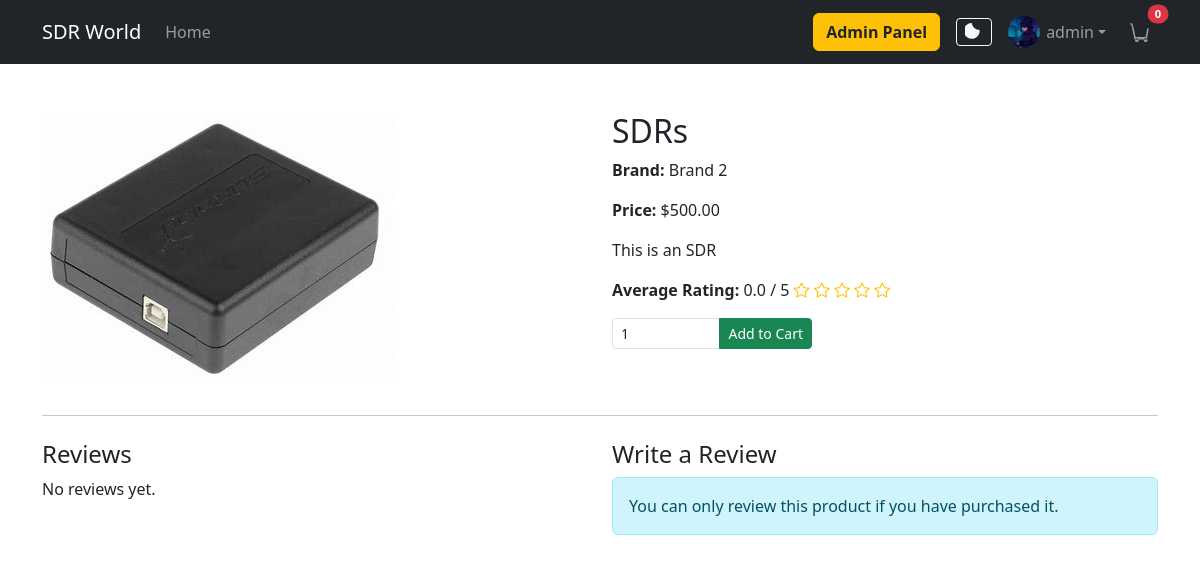
/product/18/ (signed in), run on the app's committed database.
### accounts/models.py (models this page shows, shortened)
class UserProfile(models.Model):
    user = models.OneToOneField(User, on_delete=models.CASCADE)
    address = models.CharField(max_length=255, blank=True)
    phone = models.CharField(max_length=20, blank=True)
    avatar = models.ImageField(upload_to='avatars/', blank=True, null=True)

### products/models.py (models this page shows, shortened)
class Product(models.Model):
    name = models.CharField(max_length=200)
    brand = models.CharField(max_length=100)
    price = models.DecimalField(max_digits=10, decimal_places=2)
    description = models.TextField()
    image = models.ImageField(upload_to='products/')
    category = models.ForeignKey(Category, related_name='products', on_delete=models.CASCADE)
    created_at = models.DateTimeField(auto_now_add=True)

### products/views.py (the view)
# urls.py: path('product/<int:pk>/', views.product_detail, name='product_detail'),
def product_detail(request, pk):
    product = get_object_or_404(Product, pk=pk)
    recently_viewed = request.session.get('recently_viewed', [])
    if pk not in recently_viewed:
        recently_viewed = [pk] + recently_viewed
        recently_viewed = recently_viewed[:10]  # Keep only last 10
        request.session['recently_viewed'] = recently_viewed
    reviews = Review.objects.filter(product=product).order_by('-created_at')
    avg_rating = reviews.aggregate(Avg('rating'))['rating__avg'] or 0
    review_form = ReviewForm()
    user_has_purchased = False
    user_review = None
    if request.user.is_authenticated:
        from cart.models import OrderItem
        user_has_purchased = OrderItem.objects.filter(
            order__user=request.user,
            order__status='completed',
            product=product
        ).exists()
        user_review = reviews.filter(user=request.user).first()
        if user_review:
            review_form = ReviewForm(instance=user_review)
        else:
            review_form = ReviewForm()
    return render(request, 'products/product_detail.html', {
        'product': product,
        'reviews': reviews,
        'avg_rating': avg_rating,
        'review_form': review_form,
        'user_has_purchased': user_has_purchased,
        'user_review': user_review,
    })

### reviews/forms.py
class ReviewForm(forms.ModelForm):
    class Meta:
        model = Review
        fields = ['rating', 'comment']
        widgets = {
            'rating': forms.RadioSelect(choices=[(i, str(i)) for i in range(1, 6)]),
            'comment': forms.Textarea(attrs={'rows': 3, 'placeholder': 'Write your review...'}),
        }

### cart/context_processors.py (called while the page is built)
def cart_count(request):
    if request.user.is_authenticated:
        return {'cart_count': CartItem.objects.filter(user=request.user).count()}
    return {'cart_count': 0}

### templates/products/product_detail.html (shortened to what this page needs)
{% extends 'base.html' %}
{% block content %}
<div class="container mt-5">
    <div class="row">
        <div class="col-md-6">
            {% if product.image %}
                <img src="{{ product.image.url }}" class="img-fluid mb-3" alt="{{ product.name }}">
            {% endif %}
        </div>
        <div class="col-md-6">
            <h2>{{ product.name }}</h2>
            <p><strong>Brand:</strong> {{ product.brand }}</p>
            <p><strong>Price:</strong> ${{ product.price }}</p>
            <p>{{ product.description }}</p>
            <div class="mb-3">
                <strong>Average Rating:</strong>
                <span id="avg-rating">{{ avg_rating|floatformat:1 }}</span> / 5
                <span class="text-warning">
                    {% for i in "12345" %}
                        {% if i|add:'0' <= avg_rating %}
                            <i class="bi bi-star-fill"></i>
                        {% else %}
                            <i class="bi bi-star"></i>
                        {% endif %}
                    {% endfor %}
                </span>
            </div>
            <form id="add-to-cart-form" class="mt-3" data-product-id="{{ product.id }}">
                <div class="input-group" style="max-width: 200px;">
                    <input type="number" name="quantity" value="1" min="1" class="form-control form-control-sm">
                    <button type="submit" class="btn btn-success btn-sm">Add to Cart</button>
                </div>
            </form>
        </div>
    </div>
    <hr>
    <div class="row mt-4">
        <div class="col-md-6">
            <h4>Reviews</h4>
            <div id="reviews-list">
                {% if reviews %}
                    {% for review in reviews %}
                        <div class="border rounded p-2 mb-2">
                            <strong>{{ review.user.username }}</strong> - <span class="text-warning">{% for i in "12345" %}{% if i|add:'0' <= review.rating %}<i class="bi bi-star-fill"></i>{% else %}<i class="bi bi-star"></i>{% endif %}{% endfor %}</span>
                            <small class="text-muted">{{ review.created_at|date:"Y-m-d H:i" }}</small>
                            <div>{{ review.comment }}</div>
                        </div>
                    {% endfor %}
                {% else %}
                    <p>No reviews yet.</p>
                {% endif %}
            </div>
        </div>
        <div class="col-md-6">
            <h4>Write a Review</h4>
            {% if user.is_authenticated %}
                {% if user_has_purchased %}
                        {% load crispy_forms_tags %}
                {% else %}
                    <div class="alert alert-info mt-2">You can only review this product if you have purchased it.</div>
                {% endif %}
            {% else %}
                <p><a href="{% url 'login' %}?next={{ request.path }}" class="btn btn-outline-primary btn-sm">Login</a> to write a review.</p>
            {% endif %}
        </div>
    </div>
</div>
<link rel="stylesheet" href="https://cdn.jsdelivr.net/npm/bootstrap-icons@1.10.5/font/bootstrap-icons.css">
{% endblock %}

### templates/base.html (shortened to what this page needs)
<!DOCTYPE html>
<html lang="en">
<head>
    <link href="https://cdn.jsdelivr.net/npm/bootstrap@5.3.0/dist/css/bootstrap.min.css" rel="stylesheet">
</head>
<body>
    <nav class="navbar navbar-expand-lg navbar-dark bg-dark mb-4">
        <div class="container">
            <a class="navbar-brand" href="/">SDR World</a>
            <div class="collapse navbar-collapse" id="navbarNav">
                <ul class="navbar-nav me-auto mb-2 mb-lg-0">
                    <li class="nav-item"><a class="nav-link" href="/">Home</a></li>
                </ul>
                <ul class="navbar-nav mb-2 mb-lg-0 align-items-center w-100 justify-content-end">
                    {% if user.is_authenticated %}
                        {% if user.is_staff or user.is_superuser %}
                            <li class="nav-item mb-2 mb-lg-0">
                                <a class="btn btn-warning" href="{% url 'admin_dashboard' %}" style="color: #212529; font-weight: 600;">Admin Panel</a>
                            </li>
                        {% endif %}
                    {% endif %}
                    <li class="nav-item ms-3 me-2 mb-2 mb-lg-0">
                        <button id="darkModeToggle" class="btn btn-outline-light btn-sm" title="Toggle dark mode" style="display: flex; align-items: center; justify-content: center;">
                            <svg id="darkModeIcon" xmlns="http://www.w3.org/2000/svg" width="18" height="18" fill="currentColor" class="bi bi-moon" viewBox="0 0 16 16">
                                <path d="M6 0a7 7 0 0 0 0 14c3.866 0 7-3.134 7-7 0-.265-.015-.527-.045-.785A6.978 6.978 0 0 1 6 0z"/>
                            </svg>
                        </button>
                    </li>
                    {% if user.is_authenticated %}
                        <li class="nav-item dropdown mb-2 mb-lg-0">
                            <a class="nav-link dropdown-toggle d-flex align-items-center" href="#" id="navbarDropdown" role="button" data-bs-toggle="dropdown" aria-expanded="false">
                                {% if user.userprofile.avatar and user.userprofile.avatar.name %}
                                    <img src="{{ user.userprofile.avatar.url }}" class="navbar-avatar" alt="avatar">
                                {% else %}
                                    <img src="https://ui-avatars.com/api/?name={{ user.username|urlencode }}&size=32" class="navbar-avatar" alt="avatar">
                                {% endif %}
                                {{ user.username }}
                            </a>
                        </li>
                        <li class="nav-item ms-2 mb-2 mb-lg-0">
                            <a class="nav-link d-flex align-items-center position-relative justify-content-center" href="{% url 'cart_view' %}">
                                <span id="cart-count-badge" class="position-absolute top-0 start-100 translate-middle badge rounded-pill bg-danger" style="font-size: 0.7rem; min-width: 18px;">{{ cart_count }}</span>
                            </a>
                        </li>
                    {% endif %}
                </ul>
            </div>
        </div>
    </nav>
    {% block content %}{% endblock %}
</body>
</html>

### templates/base.html (style rules this page uses)
.navbar-avatar { width: 32px; height: 32px; object-fit: cover; border-radius: 50%; margin-right: 6px; }

### data on the page
Product: image (picture), name "SDRs", brand "Brand 2", price "500.00", description "This is an SDR"

### other printed values
{{ user.username }} "admin"
{{ cart_count }} "0"
{{ avg_rating|floatformat:1 }} "0.0"
